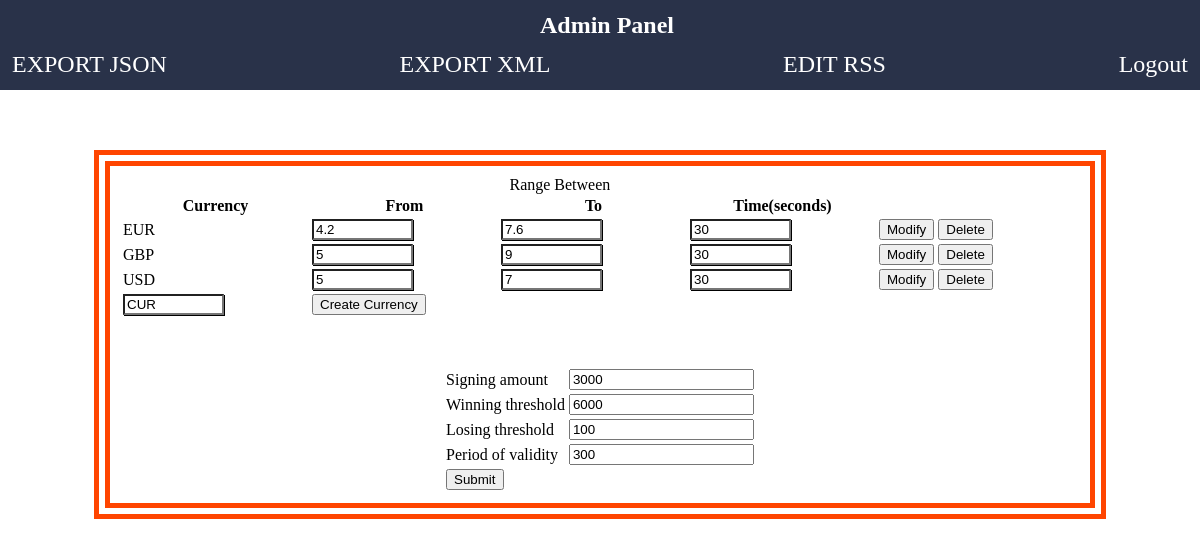
Page /page/Admin.php (signed in) on the earlier database version.
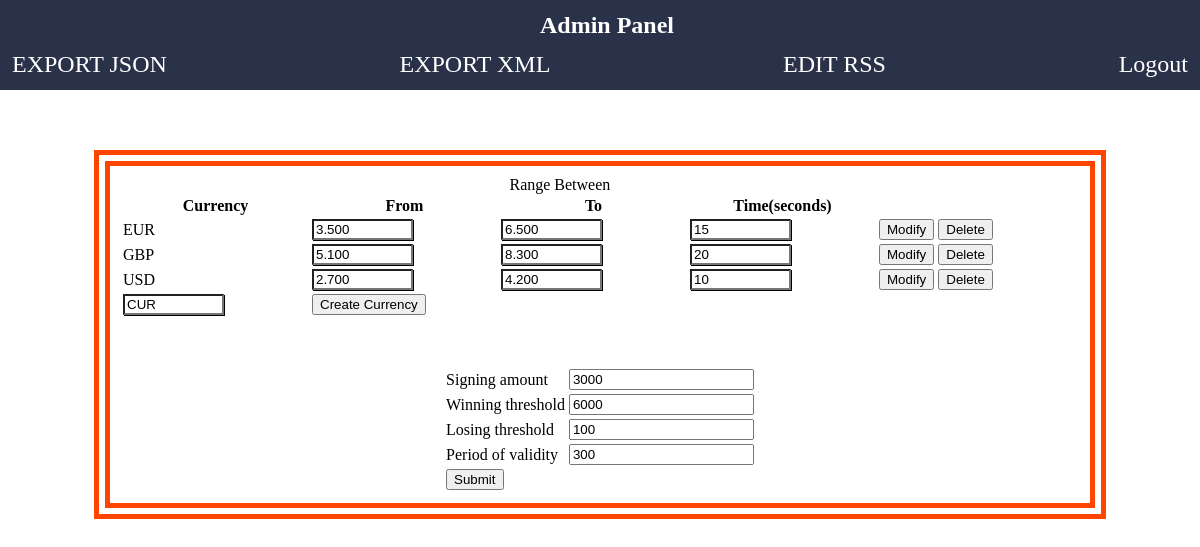
Same page on the later database version.
### tables this page shows
CREATE TABLE `currency` (
  `name` varchar(8) NOT NULL,
  `cur_value` double(10,3) NOT NULL,
  `last_value` double(10,3) NOT NULL,
  `min_value` double(10,3) NOT NULL,
  `max_value` double(10,3) NOT NULL,
  `update_time` int(11) NOT NULL,
  `last_update` datetime NOT NULL
);

### script/include.php (called while the page is built, shortened)
<?php
function get_currency(){
	require('db.php');
	$sql="SELECT * FROM `currency`;";
	$result=mysqli_query($con,$sql) or die (mysqli_error($con));
	if ($result){
		return $result;
	}
	else return 0;
}
?>

### script/edit_currency.php (the view, shortened to what this page needs)
<?php
require ('db.php');
include_once ('include.php');
$result=get_currency();
if (mysqli_num_rows($result)>0){
	while ($row=mysqli_fetch_assoc($result)){ ?>
		<form method="post" action="<?php echo htmlentities($_SERVER['PHP_SELF']); ?>">
		<tr>
			<td><?php echo $row['name'];?></td>
			<td><input type="number" step="any" class="changeRate" name="min_value" value="<?php echo $row['min_value'];?>"></td>
			<td><input type="number" step="any" class="changeRate" name="max_value" value="<?php echo $row['max_value'];?>"></td>
			<td><input type="number" class="changeRate" name="update_time" value="<?php echo $row['update_time'];?>"></td>
			<td><input type="submit" name="submit" value="Modify"></button></td>
			<td><input type="submit" name="delete" value="Delete"></button></td>
            <td><input type="hidden" name="name" value="<?php echo $row['name'];?>"></td>
		</tr>
		</form>
	<?php
	} ?>
	<tr>
	<form method="post" action="<?php echo htmlentities($_SERVER['PHP_SELF']); ?>">
	<td><input type="text" maxlength="8" class="changeRate" name="name" value="CUR"></td>
	<td><input type="submit" name="insert" value="Create Currency"></button></td>
	</form>
	</tr>
<?php
}
?>

Differences in the rows shown:
changed currency "EUR": min_value "4.2" → "3.500"; max_value "7.6" → "6.500"; update_time "30" → "15"
changed currency "GBP": min_value "5" → "5.100"; max_value "9" → "8.300"; update_time "30" → "20"
changed currency "USD": min_value "5" → "2.700"; max_value "7" → "4.200"; update_time "30" → "10"
